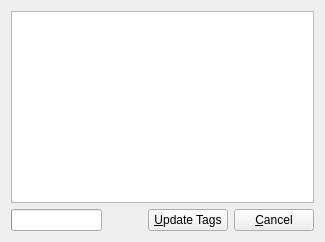
<?xml version="1.0" encoding="UTF-8"?>
<ui version="4.0">
 <class>MusicBrainzTagger</class>
 <widget class="QWidget" name="MusicBrainzTagger">
  <property name="modal" stdset="0">
   <bool>false</bool>
  </property>
  <property name="windowModality">
   <enum>Qt::WindowModal</enum>
  </property>
  <property name="windowTitle">
   <string>MusicBrainz Tagger</string>
  </property>
  <layout class="QVBoxLayout" name="verticalLayout">
   <item>
    <widget class="MusicBrainzTagsView" name="treeView_Result">
     <property name="alternatingRowColors">
      <bool>true</bool>
     </property>
    </widget>
   </item>
   <item>
    <layout class="QHBoxLayout" name="horizontalLayout_3">
     <item>
      <widget class="QProgressBar" name="progressBar"/>
     </item>
     <item>
      <spacer name="horizontalSpacer">
       <property name="orientation">
        <enum>Qt::Horizontal</enum>
       </property>
       <property name="sizeHint" stdset="0">
        <size>
         <width>40</width>
         <height>0</height>
        </size>
       </property>
      </spacer>
     </item>
     <item>
      <widget class="QPushButton" name="pushButton_saveAndClose">
       <property name="sizePolicy">
        <sizepolicy hsizetype="Fixed" vsizetype="Fixed">
         <horstretch>0</horstretch>
         <verstretch>0</verstretch>
        </sizepolicy>
       </property>
       <property name="toolTip">
        <string>Update tags for checked tracks and exit</string>
       </property>
       <property name="text">
        <string>&amp;Update Tags</string>
       </property>
      </widget>
     </item>
     <item>
      <widget class="QPushButton" name="pushButton_cancel">
       <property name="sizePolicy">
        <sizepolicy hsizetype="Fixed" vsizetype="Fixed">
         <horstretch>0</horstretch>
         <verstretch>0</verstretch>
        </sizepolicy>
       </property>
       <property name="toolTip">
        <string>Exit without saving</string>
       </property>
       <property name="text">
        <string>&amp;Cancel</string>
       </property>
      </widget>
     </item>
    </layout>
   </item>
  </layout>
 </widget>
 <customwidgets>
  <customwidget>
   <class>MusicBrainzTagsView</class>
   <extends>QTreeView</extends>
   <header>MusicBrainzTags.h</header>
  </customwidget>
 </customwidgets>
 <resources/>
 <connections/>
</ui>
